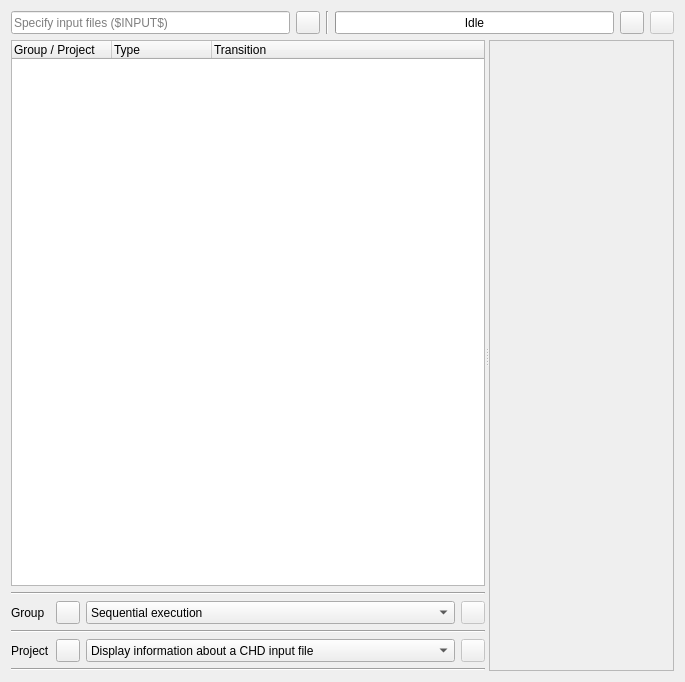
<?xml version="1.0" encoding="UTF-8"?>
<ui version="4.0">
 <class>ScriptWidget</class>
 <widget class="QWidget" name="ScriptWidget">
  <property name="geometry">
   <rect>
    <x>0</x>
    <y>0</y>
    <width>685</width>
    <height>682</height>
   </rect>
  </property>
  <property name="windowTitle">
   <string>Form</string>
  </property>
  <layout class="QGridLayout" name="gridLayout_2" rowstretch="0,1">
   <item row="0" column="0">
    <layout class="QHBoxLayout" name="horizontalLayout">
     <item>
      <widget class="QLineEdit" name="lineEditInputFiles">
       <property name="sizePolicy">
        <sizepolicy hsizetype="Expanding" vsizetype="Minimum">
         <horstretch>0</horstretch>
         <verstretch>0</verstretch>
        </sizepolicy>
       </property>
       <property name="toolTip">
        <string>Specify input files for this script (iteration)</string>
       </property>
       <property name="placeholderText">
        <string>Specify input files ($INPUT$)</string>
       </property>
      </widget>
     </item>
     <item>
      <widget class="QToolButton" name="toolButtonBrowseInputFiles">
       <property name="sizePolicy">
        <sizepolicy hsizetype="Fixed" vsizetype="Minimum">
         <horstretch>0</horstretch>
         <verstretch>0</verstretch>
        </sizepolicy>
       </property>
       <property name="toolTip">
        <string>Browse input files</string>
       </property>
       <property name="icon">
        <iconset resource="qchdman.qrc">
         <normaloff>:/images/fileopen.png</normaloff>:/images/fileopen.png</iconset>
       </property>
      </widget>
     </item>
     <item>
      <widget class="Line" name="line">
       <property name="orientation">
        <enum>Qt::Vertical</enum>
       </property>
      </widget>
     </item>
     <item>
      <widget class="QProgressBar" name="progressBar">
       <property name="sizePolicy">
        <sizepolicy hsizetype="MinimumExpanding" vsizetype="Minimum">
         <horstretch>0</horstretch>
         <verstretch>0</verstretch>
        </sizepolicy>
       </property>
       <property name="toolTip">
        <string>Script status / progress</string>
       </property>
       <property name="value">
        <number>0</number>
       </property>
       <property name="format">
        <string>Idle</string>
       </property>
      </widget>
     </item>
     <item>
      <widget class="QToolButton" name="toolButtonRun">
       <property name="sizePolicy">
        <sizepolicy hsizetype="Fixed" vsizetype="Minimum">
         <horstretch>0</horstretch>
         <verstretch>0</verstretch>
        </sizepolicy>
       </property>
       <property name="toolTip">
        <string>Run this script</string>
       </property>
       <property name="icon">
        <iconset resource="qchdman.qrc">
         <normaloff>:/images/run.png</normaloff>:/images/run.png</iconset>
       </property>
      </widget>
     </item>
     <item>
      <widget class="QToolButton" name="toolButtonStop">
       <property name="enabled">
        <bool>false</bool>
       </property>
       <property name="sizePolicy">
        <sizepolicy hsizetype="Fixed" vsizetype="Minimum">
         <horstretch>0</horstretch>
         <verstretch>0</verstretch>
        </sizepolicy>
       </property>
       <property name="toolTip">
        <string>Terminate the running script</string>
       </property>
       <property name="icon">
        <iconset resource="qchdman.qrc">
         <normaloff>:/images/stop.png</normaloff>:/images/stop.png</iconset>
       </property>
      </widget>
     </item>
    </layout>
   </item>
   <item row="1" column="0">
    <widget class="QSplitter" name="splitter">
     <property name="orientation">
      <enum>Qt::Horizontal</enum>
     </property>
     <widget class="QWidget" name="layoutWidget">
      <layout class="QVBoxLayout" name="verticalLayout">
       <item>
        <widget class="QTreeWidget" name="treeWidgetScript">
         <column>
          <property name="text">
           <string>Group / Project</string>
          </property>
         </column>
         <column>
          <property name="text">
           <string>Type</string>
          </property>
         </column>
         <column>
          <property name="text">
           <string>Transition</string>
          </property>
         </column>
        </widget>
       </item>
       <item>
        <layout class="QGridLayout" name="gridLayout" columnstretch="0,0,1,0">
         <item row="2" column="0" colspan="4">
          <widget class="Line" name="line_2">
           <property name="orientation">
            <enum>Qt::Horizontal</enum>
           </property>
          </widget>
         </item>
         <item row="3" column="1">
          <widget class="QToolButton" name="toolButtonAddProject">
           <property name="sizePolicy">
            <sizepolicy hsizetype="Fixed" vsizetype="Minimum">
             <horstretch>0</horstretch>
             <verstretch>0</verstretch>
            </sizepolicy>
           </property>
           <property name="toolTip">
            <string>Add project</string>
           </property>
           <property name="icon">
            <iconset resource="qchdman.qrc">
             <normaloff>:/images/add-step.png</normaloff>:/images/add-step.png</iconset>
           </property>
          </widget>
         </item>
         <item row="1" column="2">
          <widget class="QComboBox" name="comboBoxGroupType">
           <property name="sizePolicy">
            <sizepolicy hsizetype="Ignored" vsizetype="Minimum">
             <horstretch>0</horstretch>
             <verstretch>0</verstretch>
            </sizepolicy>
           </property>
           <property name="toolTip">
            <string>Select group execution mode</string>
           </property>
           <property name="maxVisibleItems">
            <number>20</number>
           </property>
           <item>
            <property name="text">
             <string>Sequential execution</string>
            </property>
            <property name="icon">
             <iconset resource="qchdman.qrc">
              <normaloff>:/images/sequential-script.png</normaloff>:/images/sequential-script.png</iconset>
            </property>
           </item>
           <item>
            <property name="text">
             <string>Parallel execution</string>
            </property>
            <property name="icon">
             <iconset resource="qchdman.qrc">
              <normaloff>:/images/parallel-script.png</normaloff>:/images/parallel-script.png</iconset>
            </property>
           </item>
          </widget>
         </item>
         <item row="3" column="0">
          <widget class="QLabel" name="labelProject">
           <property name="text">
            <string>Project</string>
           </property>
          </widget>
         </item>
         <item row="1" column="1">
          <widget class="QToolButton" name="toolButtonAddGroup">
           <property name="sizePolicy">
            <sizepolicy hsizetype="Fixed" vsizetype="Minimum">
             <horstretch>0</horstretch>
             <verstretch>0</verstretch>
            </sizepolicy>
           </property>
           <property name="toolTip">
            <string>Add group</string>
           </property>
           <property name="icon">
            <iconset resource="qchdman.qrc">
             <normaloff>:/images/add-step.png</normaloff>:/images/add-step.png</iconset>
           </property>
          </widget>
         </item>
         <item row="1" column="0">
          <widget class="QLabel" name="labelGroup">
           <property name="sizePolicy">
            <sizepolicy hsizetype="Fixed" vsizetype="Preferred">
             <horstretch>0</horstretch>
             <verstretch>0</verstretch>
            </sizepolicy>
           </property>
           <property name="text">
            <string>Group</string>
           </property>
          </widget>
         </item>
         <item row="3" column="2">
          <widget class="QComboBox" name="comboBoxProjectType">
           <property name="sizePolicy">
            <sizepolicy hsizetype="Ignored" vsizetype="Minimum">
             <horstretch>0</horstretch>
             <verstretch>0</verstretch>
            </sizepolicy>
           </property>
           <property name="toolTip">
            <string>Select project type</string>
           </property>
           <property name="maxVisibleItems">
            <number>20</number>
           </property>
           <item>
            <property name="text">
             <string>Display information about a CHD input file</string>
            </property>
            <property name="icon">
             <iconset resource="qchdman.qrc">
              <normaloff>:/images/info.png</normaloff>:/images/info.png</iconset>
            </property>
           </item>
           <item>
            <property name="text">
             <string>Verify the integrity of a CHD input file</string>
            </property>
            <property name="icon">
             <iconset resource="qchdman.qrc">
              <normaloff>:/images/verify.png</normaloff>:/images/verify.png</iconset>
            </property>
           </item>
           <item>
            <property name="text">
             <string>Copy data from one CHD to another</string>
            </property>
            <property name="icon">
             <iconset resource="qchdman.qrc">
              <normaloff>:/images/copy.png</normaloff>:/images/copy.png</iconset>
            </property>
           </item>
           <item>
            <property name="text">
             <string>Create a raw CHD from an input file</string>
            </property>
            <property name="icon">
             <iconset resource="qchdman.qrc">
              <normaloff>:/images/createraw.png</normaloff>:/images/createraw.png</iconset>
            </property>
           </item>
           <item>
            <property name="text">
             <string>Create an HD CHD from an input file</string>
            </property>
            <property name="icon">
             <iconset resource="qchdman.qrc">
              <normaloff>:/images/createhd.png</normaloff>:/images/createhd.png</iconset>
            </property>
           </item>
           <item>
            <property name="text">
             <string>Create a CD CHD from an input file</string>
            </property>
            <property name="icon">
             <iconset resource="qchdman.qrc">
              <normaloff>:/images/createcd.png</normaloff>:/images/createcd.png</iconset>
            </property>
           </item>
           <item>
            <property name="text">
             <string>Create an LD CHD from an input file</string>
            </property>
            <property name="icon">
             <iconset resource="qchdman.qrc">
              <normaloff>:/images/createld.png</normaloff>:/images/createld.png</iconset>
            </property>
           </item>
           <item>
            <property name="text">
             <string>Extract a raw file from a CHD input file</string>
            </property>
            <property name="icon">
             <iconset resource="qchdman.qrc">
              <normaloff>:/images/extractraw.png</normaloff>:/images/extractraw.png</iconset>
            </property>
           </item>
           <item>
            <property name="text">
             <string>Extract an HD file from a CHD input file</string>
            </property>
            <property name="icon">
             <iconset resource="qchdman.qrc">
              <normaloff>:/images/extracthd.png</normaloff>:/images/extracthd.png</iconset>
            </property>
           </item>
           <item>
            <property name="text">
             <string>Extract a CD file from a CHD input file</string>
            </property>
            <property name="icon">
             <iconset resource="qchdman.qrc">
              <normaloff>:/images/extractcd.png</normaloff>:/images/extractcd.png</iconset>
            </property>
           </item>
           <item>
            <property name="text">
             <string>Extract an LD AVI file from a CHD input file</string>
            </property>
            <property name="icon">
             <iconset resource="qchdman.qrc">
              <normaloff>:/images/extractld.png</normaloff>:/images/extractld.png</iconset>
            </property>
           </item>
           <item>
            <property name="text">
             <string>Dump meta-data from a CHD</string>
            </property>
            <property name="icon">
             <iconset resource="qchdman.qrc">
              <normaloff>:/images/dumpmeta.png</normaloff>:/images/dumpmeta.png</iconset>
            </property>
           </item>
           <item>
            <property name="text">
             <string>Add meta-data to a CHD</string>
            </property>
            <property name="icon">
             <iconset resource="qchdman.qrc">
              <normaloff>:/images/addmeta.png</normaloff>:/images/addmeta.png</iconset>
            </property>
           </item>
           <item>
            <property name="text">
             <string>Remove meta-data from a CHD</string>
            </property>
            <property name="icon">
             <iconset resource="qchdman.qrc">
              <normaloff>:/images/delmeta.png</normaloff>:/images/delmeta.png</iconset>
            </property>
           </item>
          </widget>
         </item>
         <item row="1" column="3">
          <widget class="QToolButton" name="toolButtonRemoveGroup">
           <property name="enabled">
            <bool>false</bool>
           </property>
           <property name="sizePolicy">
            <sizepolicy hsizetype="Fixed" vsizetype="Minimum">
             <horstretch>0</horstretch>
             <verstretch>0</verstretch>
            </sizepolicy>
           </property>
           <property name="toolTip">
            <string>Remove group</string>
           </property>
           <property name="icon">
            <iconset resource="qchdman.qrc">
             <normaloff>:/images/remove-step.png</normaloff>:/images/remove-step.png</iconset>
           </property>
          </widget>
         </item>
         <item row="3" column="3">
          <widget class="QToolButton" name="toolButtonRemoveProject">
           <property name="enabled">
            <bool>false</bool>
           </property>
           <property name="sizePolicy">
            <sizepolicy hsizetype="Fixed" vsizetype="Minimum">
             <horstretch>0</horstretch>
             <verstretch>0</verstretch>
            </sizepolicy>
           </property>
           <property name="toolTip">
            <string>Remove project</string>
           </property>
           <property name="icon">
            <iconset resource="qchdman.qrc">
             <normaloff>:/images/remove-step.png</normaloff>:/images/remove-step.png</iconset>
           </property>
          </widget>
         </item>
         <item row="0" column="0" colspan="4">
          <widget class="Line" name="line_3">
           <property name="orientation">
            <enum>Qt::Horizontal</enum>
           </property>
          </widget>
         </item>
         <item row="4" column="0" colspan="4">
          <widget class="Line" name="line_4">
           <property name="orientation">
            <enum>Qt::Horizontal</enum>
           </property>
          </widget>
         </item>
        </layout>
       </item>
      </layout>
     </widget>
     <widget class="QFrame" name="frameCurrentProject">
      <property name="frameShape">
       <enum>QFrame::StyledPanel</enum>
      </property>
      <property name="frameShadow">
       <enum>QFrame::Raised</enum>
      </property>
     </widget>
    </widget>
   </item>
  </layout>
 </widget>
 <tabstops>
  <tabstop>lineEditInputFiles</tabstop>
  <tabstop>toolButtonBrowseInputFiles</tabstop>
  <tabstop>toolButtonRun</tabstop>
  <tabstop>toolButtonStop</tabstop>
  <tabstop>treeWidgetScript</tabstop>
  <tabstop>toolButtonAddGroup</tabstop>
  <tabstop>comboBoxGroupType</tabstop>
  <tabstop>toolButtonRemoveGroup</tabstop>
  <tabstop>toolButtonAddProject</tabstop>
  <tabstop>comboBoxProjectType</tabstop>
  <tabstop>toolButtonRemoveProject</tabstop>
 </tabstops>
 <resources>
  <include location="qchdman.qrc"/>
 </resources>
 <connections/>
</ui>
